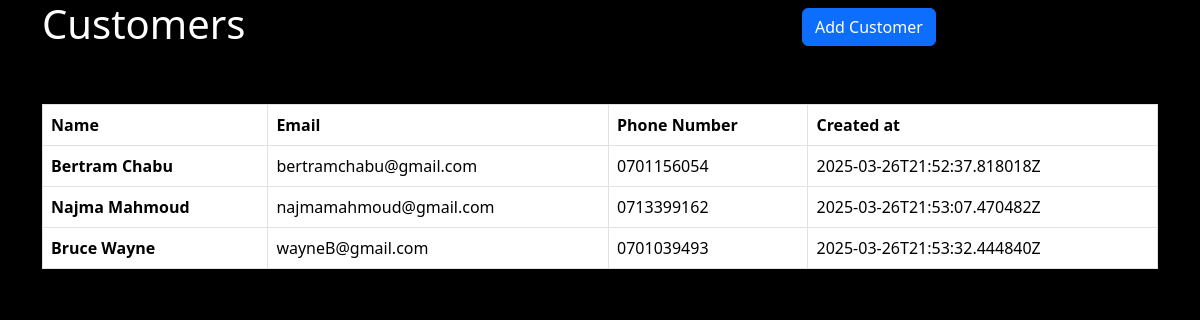
Page /api/customers/ on the committed database.
### core/models.py (models this page shows, shortened)
class Customer(models.Model):
    name = models.CharField(max_length=100)
    email = models.EmailField(unique=True)
    phone=models.CharField(max_length=15)
    created_at = models.DateTimeField(auto_now_add=True)

### core/views.py (the view)
# urls.py: path('customers/', viewCustomers),
def viewCustomers(request):
    data= Customer.objects.all()
    customers= CustomerSerializer(data, many=True).data
    return render(request, "customer.html", {"customers": customers})

### core/templates/customer.html (shortened to what this page needs)
<!DOCTYPE html>
<html lang="en">
<head>
    <link href="https://cdn.jsdelivr.net/npm/bootstrap@5.3.3/dist/css/bootstrap.min.css" rel="stylesheet"
>
</head>
<body>
    <div class="container">
        <div class="row">
            <div class="col-lg-8">
                <h1>Customers</h1>
            </div>
            <div class="col-lg-4 mt-2 mb-2">
                <button type="button" class="btn btn-primary" data-bs-toggle="modal" data-bs-target="#exampleModal">
                    Add Customer
                </button>
            </div>
        </div>
        <div class="row mt-5">
            <div class="col-md-12">
                <table class="table table-hover table-bordered">
                    <thead class="">
                        <tr>
                            <th scope="col">Name</th>
                            <th scope="col">Email</th>
                            <th scope="col">Phone Number</th>
                            <th scope="col">Created at</th>
                        </tr>
                    </thead>
                    <tbody>
                        {% for customer in customers %}
                        <tr>
                            <th scope="row">{{ customer.name }}</th>
                            <td>{{ customer.email }}</td>
                            <td>{{ customer.phone }}</td>
                            <td>{{ customer.created_at }}</td>
                        </tr>
                        {% endfor %}
                    </tbody>
                </table>
            </div>
        </div>
    </div>
</body>
</html>

### core/templates/customer.html (style rules this page uses)
body { background-color: black; color: white }

### rows in the picture
Customer: name "Bertram Chabu", email "bertramchabu@gmail.com", phone "0701156054"
Customer: name "Najma Mahmoud", email "najmamahmoud@gmail.com", phone "0713399162"
Customer: name "Bruce Wayne", email "wayneB@gmail.com", phone "0701039493"

### other values in the picture
{{ customer.created_at }} "2025-03-26T21:52:37.818018Z" "2025-03-26T21:53:07.470482Z" "2025-03-26T21:53:32.444840Z"
